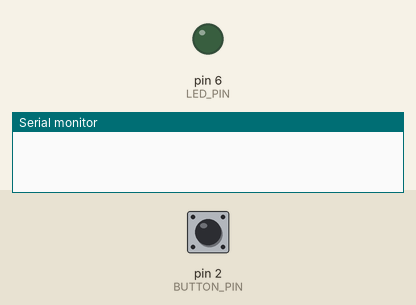
Bench run of a program on a simulated Arduino Uno, built with avr-gcc and run on an emulated ATmega328P. On the bench: output pins drawn as LEDs (lit = HIGH), the last lines printed to the serial monitor. The inputs (shaded band) are chosen by the test bench; at power-on: pin 2 (BUTTON_PIN) LOW.

Above: at 1.2 s.
1.3 s: pin 2 (BUTTON_PIN) pulled HIGH for 0.15 s
At 1.4 s:
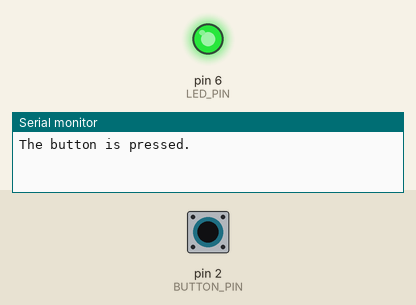
3.0 s: pin 2 (BUTTON_PIN) pulled HIGH for 3.2 s
At 7.6 s:
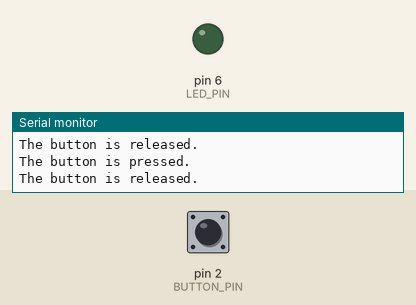
Timing chart, 0 to 9.1 s (numbered marks = the images above; inputs shaded):
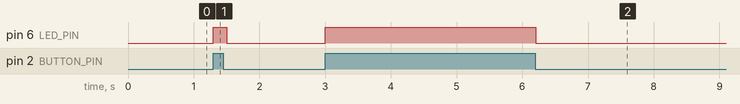

The program:

main.cpp
```cpp
#include <Arduino.h>

#define LED_PIN 6
#define BUTTON_PIN 2

int ledState = LOW; // Initial state of the LED

void setup() {
  pinMode(BUTTON_PIN, INPUT);
  pinMode(LED_PIN, OUTPUT);
  digitalWrite(LED_PIN, LOW);
  Serial.begin(9600);
}

void loop() {
  // Constantly check the button's state
  int newState = digitalRead(BUTTON_PIN);

  // If the state has changed...
  if(newState != ledState) {
    if(newState == HIGH) {
      Serial.println("The button is pressed.");
    } else {
      Serial.println("The button is released.");
    }
    // Remember the value and update the LED
    ledState = newState;
    digitalWrite(LED_PIN, ledState);
  }
  // A small delay for debouncing
  delay(100);
}
```

Measured:
- after the input at 1.3 s, pin 6 (LED_PIN): LOW → HIGH at once, → LOW 0.20 s later
- after the input at 3.0 s, pin 6 (LED_PIN): LOW → HIGH at once, → LOW 3.2 s later
